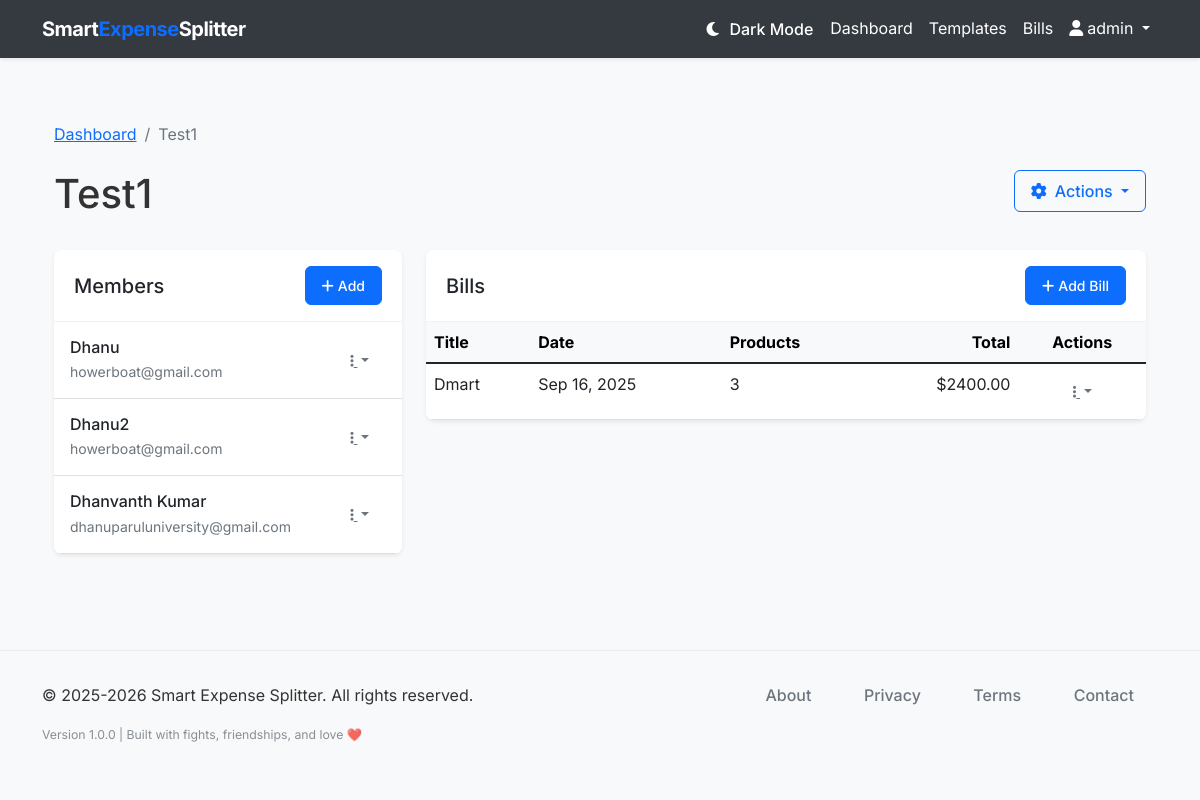
Screenshot of /group/1 (signed in) with the database file from the repository.
### models.py (models this page shows, shortened)
class User(db.Model, UserMixin):
    __tablename__ = 'users'
    id = db.Column(db.Integer, primary_key=True)
    username = db.Column(db.String(64), unique=True, nullable=False)
    email = db.Column(db.String(120), unique=True, nullable=False)
    password_hash = db.Column(db.String(128), nullable=False)
    created_at = db.Column(db.DateTime, default=datetime.utcnow)
    groups = db.relationship('Group', back_populates='user', cascade='all, delete-orphan')
    bill_templates = db.relationship('BillTemplate', back_populates='user', cascade='all, delete-orphan')

class Group(db.Model):
    __tablename__ = 'groups'
    id = db.Column(db.Integer, primary_key=True)
    name = db.Column(db.String(100), nullable=False)
    description = db.Column(db.String(255))
    created_at = db.Column(db.DateTime, default=datetime.utcnow)
    user_id = db.Column(db.Integer, db.ForeignKey('users.id'), nullable=False)
    user = db.relationship('User', back_populates='groups')
    members = db.relationship('Member', back_populates='group', cascade='all, delete-orphan')
    bills = db.relationship('Bill', back_populates='group', cascade='all, delete-orphan')

class Member(db.Model):
    __tablename__ = 'members'
    id = db.Column(db.Integer, primary_key=True)
    name = db.Column(db.String(100), nullable=False)
    email = db.Column(db.String(120))
    mobile_number = db.Column(db.String(20), nullable=False)
    group_id = db.Column(db.Integer, db.ForeignKey('groups.id'), nullable=False)
    created_at = db.Column(db.DateTime, default=datetime.utcnow)
    group = db.relationship('Group', back_populates='members')
    paid_products = db.relationship('Product', back_populates='payer')
    products_involved = db.relationship('ProductMember', back_populates='member', cascade='all, delete-orphan')

class Bill(db.Model):
    __tablename__ = 'bills'
    id = db.Column(db.Integer, primary_key=True)
    title = db.Column(db.String(100), nullable=False)
    description = db.Column(db.String(255))
    date = db.Column(db.Date, default=datetime.utcnow().date)
    category = db.Column(db.String(50), default='Other')
    group_id = db.Column(db.Integer, db.ForeignKey('groups.id'), nullable=False)
    created_at = db.Column(db.DateTime, default=datetime.utcnow)
    group = db.relationship('Group', back_populates='bills')
    products = db.relationship('Product', back_populates='bill', cascade='all, delete-orphan')
    def get_total_amount(self):
        return sum(product.price for product in self.products)

class Product(db.Model):
    __tablename__ = 'products'
    id = db.Column(db.Integer, primary_key=True)
    name = db.Column(db.String(100), nullable=False)
    price = db.Column(db.Float, nullable=False)
    bill_id = db.Column(db.Integer, db.ForeignKey('bills.id'), nullable=False)
    payer_id = db.Column(db.Integer, db.ForeignKey('members.id'), nullable=False)
    created_at = db.Column(db.DateTime, default=datetime.utcnow)
    bill = db.relationship('Bill', back_populates='products')
    payer = db.relationship('Member', back_populates='paid_products')
    members_involved = db.relationship('ProductMember', back_populates='product', cascade='all, delete-orphan')

### routes.py (the view)
@app.route('/group/<int:group_id>')
@login_required
def group_detail(group_id):
    group = Group.query.get_or_404(group_id)
    if group.user_id != current_user.id:
        flash('You do not have permission to view this group.', 'danger')
        return redirect(url_for('dashboard'))
    return render_template('group_detail.html', title=group.name, group=group)

### smart_expense_splitter.py (called while the page is built)
@login_manager.user_loader
def load_user(user_id):
    from models import User
    return User.query.get(int(user_id))

### templates/group_detail.html (shortened to what this page needs)
{% extends "layout.html" %}
{% block content %}
<div class="container py-4">
    <nav aria-label="breadcrumb" class="mb-4">
        <ol class="breadcrumb">
            <li class="breadcrumb-item"><a href="{{ url_for('dashboard') }}">Dashboard</a></li>
            <li class="breadcrumb-item active" aria-current="page">{{ group.name }}</li>
        </ol>
    </nav>
    <div class="d-flex justify-content-between align-items-start mb-4">
        <div>
            <h1 class="mb-2">{{ group.name }}</h1>
        </div>
        <div class="dropdown">
            <button class="btn btn-outline-primary dropdown-toggle" type="button" id="groupActionsDropdown" data-bs-toggle="dropdown" aria-expanded="false">
                <i class="fas fa-cog me-2"></i>Actions
            </button>
        </div>
    </div>
    <div class="row">
        <div class="col-lg-4 mb-4 mb-lg-0">
            <div class="card border-0 shadow-sm h-100">
                <div class="card-header bg-white py-3 d-flex justify-content-between align-items-center">
                    <h2 class="h5 mb-0">Members</h2>
                    <a href="{{ url_for('new_member', group_id=group.id) }}" class="btn btn-sm btn-primary">
                        <i class="fas fa-plus me-1"></i>Add
                    </a>
                </div>
                <div class="card-body p-0">
                    {% if group.members %}
                    <div class="list-group list-group-flush">
                        {% for member in group.members %}
                        <div class="list-group-item py-3">
                            <div class="d-flex justify-content-between align-items-center">
                                <div>
                                    <h3 class="h6 mb-1">{{ member.name }}</h3>
                                    <p class="small text-muted mb-0">{{ member.email }}</p>
                                </div>
                                <div class="dropdown">
                                    <button class="btn btn-sm btn-link text-muted dropdown-toggle" type="button" id="memberActions{{ member.id }}" data-bs-toggle="dropdown" aria-expanded="false">
                                        <i class="fas fa-ellipsis-v"></i>
                                    </button>
                                </div>
                            </div>
                        </div>
                        {% endfor %}
                    </div>
                    {% endif %}
                </div>
            </div>
        </div>
        <div class="col-lg-8">
            <div class="card border-0 shadow-sm">
                <div class="card-header bg-white py-3 d-flex justify-content-between align-items-center">
                    <h2 class="h5 mb-0">Bills</h2>
                    <a href="{{ url_for('new_bill', group_id=group.id) }}" class="btn btn-sm btn-primary">
                        <i class="fas fa-plus me-1"></i>Add Bill
                    </a>
                </div>
                <div class="card-body p-0">
                    {% if group.bills %}
                    <div class="table-responsive">
                        <table class="table table-hover mb-0">
                            <thead class="table-light">
                                <tr>
                                    <th>Title</th>
                                    <th>Date</th>
                                    <th>Products</th>
                                    <th class="text-end">Total</th>
                                    <th class="text-center">Actions</th>
                                </tr>
                            </thead>
                            <tbody>
                                {% for bill in group.bills %}
                                <tr>
                                    <td>
                                        <a href="{{ url_for('bill_detail', bill_id=bill.id) }}" class="text-decoration-none text-dark">
                                            {{ bill.title }}
                                        </a>
                                    </td>
                                    <td>{{ bill.date.strftime('%b %d, %Y') }}</td>
                                    <td>{{ bill.products|length }}</td>
                                    <td class="text-end">${{ "%.2f"|format(bill.get_total_amount()) }}</td>
                                    <td class="text-center">
                                        <div class="dropdown">
                                            <button class="btn btn-sm btn-link text-muted dropdown-toggle" type="button" id="billActions{{ bill.id }}" data-bs-toggle="dropdown" aria-expanded="false">
                                                <i class="fas fa-ellipsis-v"></i>
                                            </button>
                                        </div>
                                    </td>
                                </tr>
                                {% endfor %}
                            </tbody>
                        </table>
                    </div>
                    {% endif %}
                </div>
            </div>
        </div>
    </div>
</div>
{% endblock %}

### templates/layout.html (shortened to what this page needs)
<!DOCTYPE html>
<html lang="en">
<head>
    <link href="https://cdn.jsdelivr.net/npm/bootstrap@5.1.3/dist/css/bootstrap.min.css" rel="stylesheet">
    <link rel="stylesheet" href="https://cdnjs.cloudflare.com/ajax/libs/font-awesome/6.0.0/css/all.min.css">
    <link rel="stylesheet" href="{{ url_for('static', filename='css/style.css') }}">
</head>
<body>
    <nav class="navbar navbar-expand-lg navbar-light bg-white shadow-sm">
        <div class="container">
            <a class="navbar-brand" href="{{ url_for('index') }}">Smart<span>Expense</span>Splitter</a>
            <div class="collapse navbar-collapse" id="navbarNav">
                <ul class="navbar-nav ms-auto">
                    {% if current_user.is_authenticated %}
                    <li class="nav-item">
                        <button class="btn btn-link nav-link" id="darkModeToggle" title="Toggle Dark Mode">
                        </button>
                    </li>
                    <li class="nav-item">
                        <a class="nav-link" href="{{ url_for('dashboard') }}">Dashboard</a>
                    </li>
                    <li class="nav-item">
                                <a class="nav-link" href="{{ url_for('bill_templates') }}">Templates</a>
                            </li>
                            <li class="nav-item">
                                <a class="nav-link" href="{{ url_for('bills') }}">Bills</a>
                            </li>
                    <li class="nav-item dropdown">
                        <a class="nav-link dropdown-toggle" href="#" id="navbarDropdown" role="button" data-bs-toggle="dropdown" aria-expanded="false">
                            <i class="fas fa-user me-1"></i>{{ current_user.username }}
                        </a>
                    </li>
                    {% endif %}
                </ul>
            </div>
        </div>
    </nav>
    <main class="container py-4">
        {% block content %}{% endblock %}
    </main>
    <footer class="footer" role="contentinfo" aria-label="Site footer">
        <div class="container">
            <div class="row">
                <div class="col-md-6" role="region" aria-labelledby="copyright-heading">
                    <p class="mb-0" itemprop="copyrightNotice">&copy; 2025-2026 Smart Expense Splitter. All rights reserved.</p>
                </div>
                <div class="col-md-6 text-md-end" role="region" aria-labelledby="footer-nav-heading">
                    <nav class="footer-links" aria-label="Legal and company information">
                        <ul class="list-inline mb-0" role="list">
                            <li class="list-inline-item" role="listitem">
                                <a href="{{ url_for('about') }}" aria-label="Learn more about Smart Expense Splitter company and mission"
                                   class="text-decoration-none" rel="noopener noreferrer">About</a>
                            </li>
                            <li class="list-inline-item" role="listitem">
                                <a href="{{ url_for('privacy') }}" aria-label="Read our privacy policy and data protection practices"
                                   class="text-decoration-none" rel="noopener noreferrer">Privacy</a>
                            </li>
                            <li class="list-inline-item" role="listitem">
                                <a href="{{ url_for('terms') }}" aria-label="Review our terms of service and usage agreements"
                                   class="text-decoration-none" rel="noopener noreferrer">Terms</a>
                            </li>
                            <li class="list-inline-item" role="listitem">
                                <a href="{{ url_for('contact') }}" aria-label="Contact Smart Expense Splitter support team"
                                   class="text-decoration-none" rel="noopener noreferrer">Contact</a>
                            </li>
                        </ul>
                    </nav>
                </div>
            </div>
            <div class="row mt-3" role="region" aria-labelledby="footer-info-heading">
                <div class="col-12">
                    <div class="footer-info text-center text-md-start" aria-label="Application version and technical information">
                        <small class="text-muted" itemprop="version" aria-label="Application version 1.0.0">
                            Version 1.0.0 | Built with fights, friendships, and love ❤️
                        </small>
                    </div>
                </div>
            </div>
        </div>
    </footer>
</body>
</html>

### static/css/style.css (style rules this page uses)
body { font-family: 'Inter', -apple-system, BlinkMacSystemFont, 'Segoe UI', Roboto, Oxygen, Ubuntu, Cantarell, 'Open Sans', 'Helvetica Neue', sans-serif; color: #333; background-color: #f8f9fa; }
.navbar-brand { font-weight: 700; letter-spacing: -0.5px; }
.navbar-brand span { color: #0d6efd; }
.btn { border-radius: 0.375rem; padding: 0.5rem 1rem; font-weight: 500; }
.btn-primary { background-color: #0d6efd; border-color: #0d6efd; }
.card { border-radius: 0.5rem; overflow: hidden; }
.card-header { border-bottom: 1px solid rgba(0, 0, 0, 0.05); padding: 1rem 1.25rem; }
.footer { background-color: #f8f9fa; padding: 2rem 0; margin-top: 3rem; border-top: 1px solid rgba(0, 0, 0, 0.05); }
.footer-links a { color: #6c757d; margin-right: 1.5rem; text-decoration: none; transition: color 0.2s ease-in-out; font-weight: 500; }
.footer-info { font-size: 0.875rem; opacity: 0.8; }
.footer-links ul { margin: 0; padding: 0; }
.footer-links .list-inline-item:not(:last-child) { margin-right: 1.5rem; }

### templates/layout.html (style rules this page uses)
:root { --bg-primary: #ffffff; --bg-secondary: #f8f9fa; --bg-card: #ffffff; --text-primary: #212529; --text-secondary: #6c757d; --border-color: #dee2e6; --navbar-bg: #343a40; --navbar-text: #ffffff; }
body { background-color: var(--bg-primary); color: var(--text-primary); transition: background-color 0.3s ease, color 0.3s ease; }
.navbar { background-color: var(--navbar-bg) !important; }
.navbar-brand, .navbar-nav .nav-link { color: var(--navbar-text) !important; }
.card { background-color: var(--bg-card); border-color: var(--border-color); color: var(--text-primary); }
.table { --bs-table-bg: var(--bg-card); --bs-table-color: var(--text-primary); border-color: var(--border-color); }

### rows the page displays
User: username "admin"
Group: name "Test1"
Member: name "Dhanu", email "howerboat@gmail.com"
Member: name "Dhanu2", email "howerboat@gmail.com"
Member: name "Dhanvanth Kumar", email "dhanuparuluniversity@gmail.com"
Bill: title "Dmart", date "Sep 16, 2025", products|length "3"
Product: get_total_amount "2400.00"
